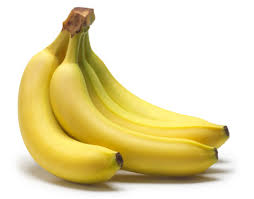
#> input picture 032.png, 254 x 199 px
$ python hsv4.py
#> lines starting #> are read from the running program, lines starting #| are printed output that depends on the picture; after the words box and inside, x2 and y2 are one past the last pixel; in counts of white or black regions, pixels touching at a corner belong together
import sys
import numpy as np
import cv2

frame = cv2.imread('032.png')
#> frame is the input picture: shape (199, 254, 3); mean B, G, R 174.6, 219.7, 231.1

hsv_frame = cv2.cvtColor(frame, cv2.COLOR_BGR2HSV)
#> hsv_frame: shape (199, 254, 3); mean H, S, V 13.7, 72.4, 231.2


# Banana Grade
low_yello = np.array([0, 0, 0]) # 8,159,195   223, 193, 62
high_yello = np.array([255, 255, 250])
#high_yello = np.array([230, 230, 250]) # 120,225,248  247, 222, 91
banana_mask = cv2.inRange(hsv_frame, low_yello, high_yello)
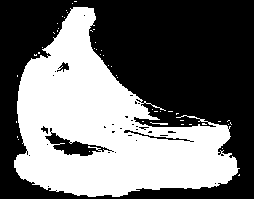
#> banana_mask: shape (199, 254); 43.3% white; 48 white regions (46 under 20 px), largest, box (x1, y1, x2, y2) and area: (14, 7, 240, 197) 21764, (150, 122, 168, 125) 26
banana = cv2.bitwise_and(frame, frame, mask=banana_mask)
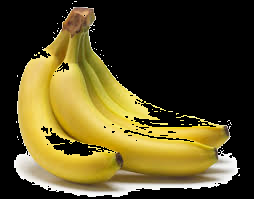
#> banana: shape (199, 254, 3); mean B, G, R 34.9, 76, 86.7


cv2.imshow('Image', frame)
#cv2.imshow('Blue mask', blue)
#cv2.imshow('Red mask', red)
#cv2.imshow('Green mask', green)
cv2.imshow('Banana mask', banana)
#cv2.imshow('Result', result)
cv2.waitKey(0)
cv2.destroyAllWindows()
